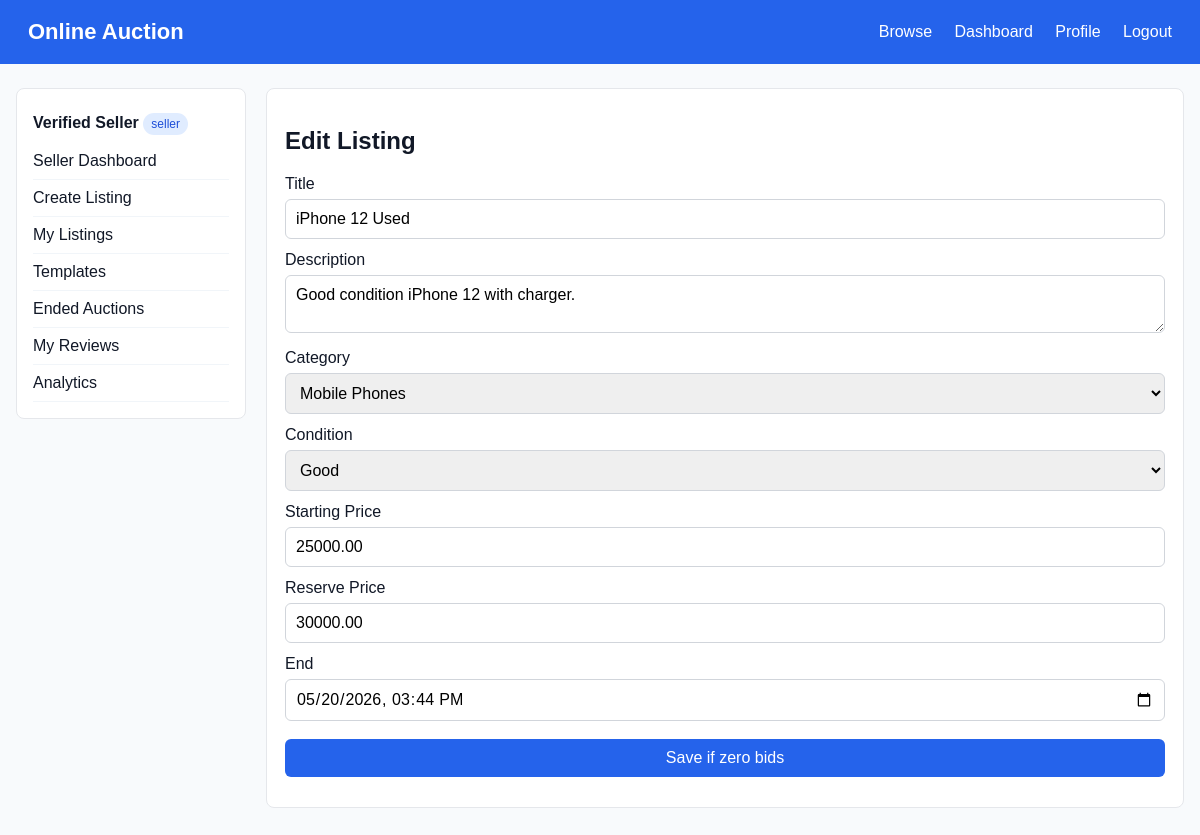
/index.php?page=edit_listing&id=1 (signed in), run on the app's committed database.
### tables this page shows
CREATE TABLE listings (
    id INT AUTO_INCREMENT PRIMARY KEY,
    seller_id INT NOT NULL,
    category_id INT NOT NULL,
    title VARCHAR(200) NOT NULL,
    description TEXT NOT NULL,
    `condition` ENUM('new','like_new','good','fair') NOT NULL,
    starting_price DECIMAL(10,2) NOT NULL,
    reserve_price DECIMAL(10,2) NULL,
    current_bid DECIMAL(10,2) DEFAULT 0.00,
    end_datetime DATETIME NOT NULL,
    status ENUM('pending_review','active','ended','cancelled','rejected') DEFAULT 'pending_review',
    winner_bid_id INT NULL,
    rejection_reason TEXT,
    cancel_reason TEXT,
    is_featured TINYINT(1) DEFAULT 0,
    created_at TIMESTAMP DEFAULT CURRENT_TIMESTAMP,
    FOREIGN KEY (seller_id) REFERENCES users(id),
    FOREIGN KEY (category_id) REFERENCES categories(id)
);

CREATE TABLE categories (
    id INT AUTO_INCREMENT PRIMARY KEY,
    name VARCHAR(100) NOT NULL,
    description TEXT,
    parent_id INT NULL,
    FOREIGN KEY (parent_id) REFERENCES categories(id) ON DELETE SET NULL
);

### app/models/functions.php (called while the page is built, shortened)
<?php
function db_rows(mysqli $conn, string $sql, string $types = '', array $params = []): array {
    $stmt = mysqli_prepare($conn, $sql);
    if ($types) { mysqli_stmt_bind_param($stmt, $types, ...$params); }
    mysqli_stmt_execute($stmt);
    $result = mysqli_stmt_get_result($stmt);
    return $result ? mysqli_fetch_all($result, MYSQLI_ASSOC) : [];
}
function db_row(mysqli $conn, string $sql, string $types = '', array $params = []): ?array {
    $rows = db_rows($conn, $sql, $types, $params);
    return $rows[0] ?? null;
}
function render_view(string $view, array $data = []): void {
    extract($data);
    $viewFile = __DIR__ . '/../views/' . $view . '.php';
    require __DIR__ . '/../views/layouts/header.php';
    require $viewFile;
    require __DIR__ . '/../views/layouts/footer.php';
}
function listing_categories(mysqli $conn): array { return db_rows($conn, 'SELECT * FROM categories ORDER BY name'); }
function listing_find(mysqli $conn, int $id): ?array { return db_row($conn, 'SELECT l.*, u.name seller_name, u.email seller_email, u.phone seller_phone, u.reputation_score, c.name category_name FROM listings l JOIN users u ON u.id=l.seller_id JOIN categories c ON c.id=l.category_id WHERE l.id=?', 'i', [$id]); }
?>

### app/controllers/functions.php (called while the page is built, shortened)
<?php
require_once __DIR__ . '/../models/functions.php';
function seller_edit_listing(mysqli $conn): void { require_seller_verified(); $listing = listing_find($conn, (int)$_GET['id']); if (!$listing || (int)$listing['seller_id'] !== current_user_id()) { http_response_code(404); echo 'Listing not found'; return; } $cats = listing_categories($conn); $message = ''; if ($_SERVER['REQUEST_METHOD'] === 'POST') { $errors = listing_errors($_POST); if ($errors) { $message = format_errors($errors); } else { $ok = listing_update_if_no_bids($conn, (int)$_GET['id'], current_user_id(), (int)$_POST['category_id'], trim($_POST['title']), trim($_POST['description']), $_POST['condition'], (float)$_POST['starting_price'], ($_POST['reserve_price'] === '' ? null : (float)$_POST['reserve_price']), $_POST['end_datetime']); $message = $ok ? 'Listing updated.' : 'Only your zero-bid listings can be edited.'; $listing = listing_find($conn, (int)$_GET['id']); } } render_view('seller/edit_listing', compact('listing', 'cats', 'message')); }
?>

### config/helpers.php (called while the page is built, shortened)
<?php
function e($value) {
    return htmlspecialchars((string)$value, ENT_QUOTES, 'UTF-8');
}
?>

### app/views/seller/edit_listing.php (the view)
<div class="card"><h1>Edit Listing</h1><?php if($message): ?><div class="alert"><?= $message ?></div><?php endif; ?><form method="post"><label>Title</label><input name="title" value="<?= e($listing['title']) ?>" required><label>Description</label><textarea name="description" required><?= e($listing['description']) ?></textarea><label>Category</label><select name="category_id"><?php foreach($cats as $c): ?><option value="<?= $c['id'] ?>" <?= (int)$listing['category_id']===(int)$c['id']?'selected':'' ?>><?= e($c['name']) ?></option><?php endforeach; ?></select><label>Condition</label><select name="condition"><?php foreach(['new'=>'New','like_new'=>'Like New','good'=>'Good','fair'=>'Fair'] as $value=>$label): ?><option value="<?= e($value) ?>" <?= $listing['condition']===$value?'selected':'' ?>><?= e($label) ?></option><?php endforeach; ?></select><label>Starting Price</label><input type="number" step="0.01" name="starting_price" value="<?= e($listing['starting_price']) ?>" required><label>Reserve Price</label><input type="number" step="0.01" name="reserve_price" value="<?= e($listing['reserve_price']) ?>"><label>End</label><input type="datetime-local" name="end_datetime" value="<?= date('Y-m-d\\TH:i', strtotime($listing['end_datetime'])) ?>" required><button>Save if zero bids</button></form></div>

### assets/css/style.css (style rules this page uses)
* { box-sizing:border-box }
body { margin:0;font-family:Arial,Helvetica,sans-serif;background:#f8fafc;color:#111827 }
.card { background:#fff;border:1px solid #e5e7eb;border-radius:8px;padding:18px;margin-bottom:18px }
input,select,textarea,button { width:100%;padding:10px;border:1px solid #d1d5db;border-radius:6px;margin:6px 0 12px;font:inherit }
button,.btn { background:#2563eb;color:#fff;border:0;text-decoration:none;display:inline-block;text-align:center;cursor:pointer }

### data on the page
listings: title "iPhone 12 Used", description "Good condition iPhone 12 with charger.", category_id "Mobile Phones", condition "Good", starting_price "25000.00", reserve_price "30000.00", end_datetime "05/20/2026 15:44"

### other printed values
$_SESSION['user_name'] "Verified Seller"
current_role() "seller"
$label "Seller Dashboard Create Listing My Listings Templates Ended Auctions My Reviews Analytics"
